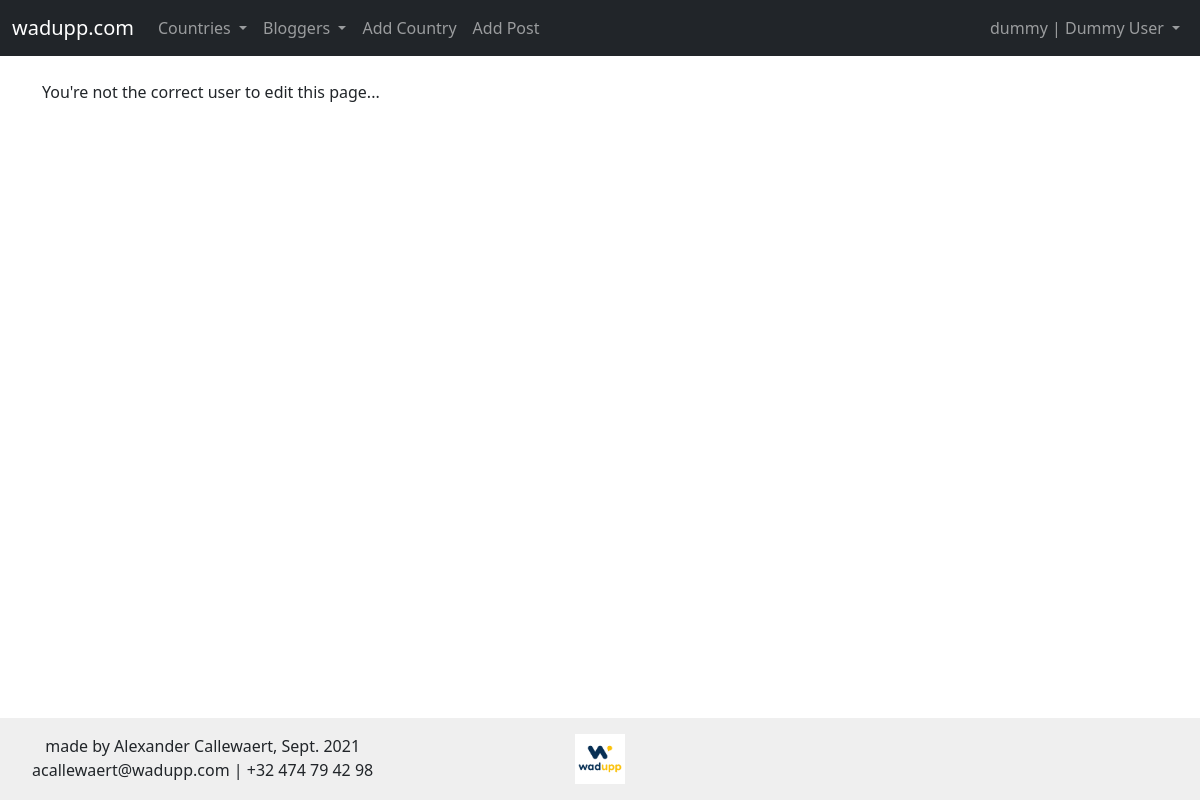
/members/1/edit_profile_page (signed in), run on the app's committed database.
### myblog/models.py (models this page shows)
class User(AbstractUser):
   Allow_to_post = models.BooleanField(default=False)

### members/views.py (the view)
# urls.py: path('<int:pk>/edit_profile_page', EditProfilePageView.as_view(), name = "edit_profile_page"),
class EditProfilePageView(generic.UpdateView):
	model = Profile
	template_name = 'registration/edit_profile_page.html'
	fields = ['bio', 'profile_pic', 'polarsteps_url', 'instagram_url', 'facebook_url', 'linkedin_url']
	success_url = reverse_lazy('home')

### members/templates/registration/edit_profile_page.html (shortened to what this page needs)
{% extends 'base.html' %}
{% load crispy_forms_tags %}
{% block content %}
{% if user.is_authenticated %}
	{% if user.id == profile.user.id %}
		<h1>Edit Profile Page...</h1>
		<br/>
		<div class = "form-group">
			<form method = "POST" enctype = "multipart/form-data">
				{% csrf_token %}
				{{ form|crispy }}
				<br/>
				<button class="btn btn-secondary">Update Profile Page</button><br/><br/>
		</div>
	{% else %}
		You're not the correct user to edit this page...
	{% endif %}
{% else %}
You're not allowed here!  (and you know it...)  :-)
{% endif %}
{% endblock %}

### myblog/templates/base.html (shortened to what this page needs)
<!doctype html>
<html lang="en">
  <head>
    <link href="https://cdn.jsdelivr.net/npm/bootstrap@5.1.1/dist/css/bootstrap.min.css" rel="stylesheet">
  </head>
  <body>
    <nav class="navbar navbar-expand-lg navbar-dark bg-dark">
  <div class="container-fluid">
    <a class="navbar-brand" href="{% url 'home' %}">wadupp.com</a>
    <div class="collapse navbar-collapse" id="navbarSupportedContent">
      <ul class="navbar-nav me-auto mb-2 mb-lg-0">
        <li class="nav-item dropdown">
          <a class="nav-link dropdown-toggle" href="#" id="navbarDropdown" role="button" data-bs-toggle="dropdown" aria-expanded="false">
            Countries
          </a>
        </li>
        <li class="nav-item dropdown">
          <a class="nav-link dropdown-toggle" href="#" id="navbarDropdown1" role="button" data-bs-toggle="dropdown" aria-expanded="false">
            Bloggers
          </a>
        </li>
        {% if user.is_authenticated %}
          {% if user.Allow_to_post %}
            <li class="nav-item">
              <a class="nav-link" href="{% url 'add_category' %}">Add Country</a>
            </li>
            <li class="nav-item">
              <a class="nav-link" href="{% url 'add_post' %}">Add Post</a>
            </li>
          {% endif %}
        {% endif %}
      </ul>
  {% if user.is_authenticated %}
      <ul class="navbar-nav ml-auto mb-2 mb-lg-0">
        <li class="nav-item dropdown">
            <a class="nav-link dropdown-toggle" href="#" id="navbarDropdown" role="button" data-bs-toggle="dropdown" aria-expanded="false">
              {{ user.username }} | {{ user.first_name }} {{ user.last_name }}
            </a>
        </li>
      </ul>
  {% endif %}
    </div>
  </div>
</nav>
    <br/>
    <div class = "container">
      {% block content %}
      {% endblock %}
    </div>
  </body>
  <br>
  <br>
  <br>
  <br>
<footer>
  <div class="row">
    <div class="col-md-4" align="center">
      made by Alexander Callewaert, Sept. 2021 <br/>
      acallewaert@wadupp.com | +32 474 79 42 98
    </div>
    <div class="col-md-4" align="center"><img src="/media/images/profile/Wadupp_white_BG.png" width = 50 height = 50></div>
    <div class="col-md-4" align="center">
    </div>
  </div>
</footer>
</html>

### myblog/templates/base.html (style rules this page uses)
footer { position: fixed; right: 0; bottom: 0; left: 0; width:100%; padding: 1rem; background-color: #efefef; text-align: center; }

### data on the page
User: username "dummy", first_name "Dummy", last_name "User"
